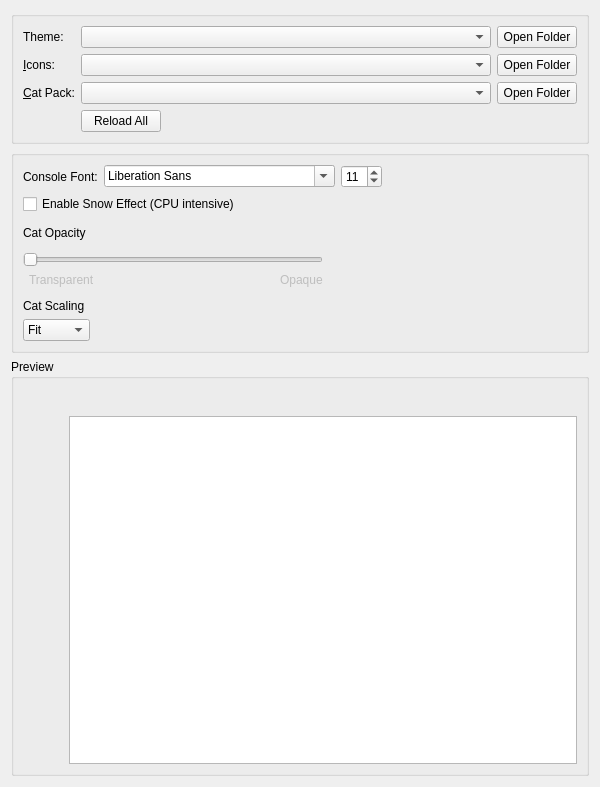
<?xml version="1.0" encoding="UTF-8"?>
<ui version="4.0">
 <class>AppearanceWidget</class>
 <widget class="QWidget" name="AppearanceWidget">
  <property name="geometry">
   <rect>
    <x>0</x>
    <y>0</y>
    <width>600</width>
    <height>787</height>
   </rect>
  </property>
  <property name="minimumSize">
   <size>
    <width>300</width>
    <height>0</height>
   </size>
  </property>
  <layout class="QVBoxLayout" name="verticalLayout" stretch="0,0,0">
   <item>
    <widget class="QGroupBox" name="themingBox">
     <property name="title">
      <string/>
     </property>
     <property name="flat">
      <bool>false</bool>
     </property>
     <layout class="QVBoxLayout" name="verticalLayout_2">
      <item>
       <layout class="QGridLayout" name="gridLayout">
        <item row="2" column="3">
         <widget class="QPushButton" name="catPackFolder">
          <property name="toolTip">
           <string>View cat packs folder.</string>
          </property>
          <property name="text">
           <string>Open Folder</string>
          </property>
         </widget>
        </item>
        <item row="0" column="3">
         <widget class="QPushButton" name="widgetStyleFolder">
          <property name="toolTip">
           <string>View widget themes folder.</string>
          </property>
          <property name="text">
           <string>Open Folder</string>
          </property>
         </widget>
        </item>
        <item row="1" column="3">
         <widget class="QPushButton" name="iconsFolder">
          <property name="toolTip">
           <string>View icon themes folder.</string>
          </property>
          <property name="text">
           <string>Open Folder</string>
          </property>
         </widget>
        </item>
        <item row="2" column="0">
         <widget class="QLabel" name="catPackLabel">
          <property name="text">
           <string>&amp;Cat Pack:</string>
          </property>
          <property name="buddy">
           <cstring>catPackComboBox</cstring>
          </property>
         </widget>
        </item>
        <item row="2" column="2">
         <widget class="QComboBox" name="catPackComboBox"/>
        </item>
        <item row="1" column="2">
         <widget class="QComboBox" name="iconsComboBox">
          <property name="sizePolicy">
           <sizepolicy hsizetype="Expanding" vsizetype="Fixed">
            <horstretch>0</horstretch>
            <verstretch>0</verstretch>
           </sizepolicy>
          </property>
          <property name="focusPolicy">
           <enum>Qt::FocusPolicy::StrongFocus</enum>
          </property>
         </widget>
        </item>
        <item row="0" column="2">
         <widget class="QComboBox" name="widgetStyleComboBox">
          <property name="sizePolicy">
           <sizepolicy hsizetype="Expanding" vsizetype="Fixed">
            <horstretch>0</horstretch>
            <verstretch>0</verstretch>
           </sizepolicy>
          </property>
          <property name="focusPolicy">
           <enum>Qt::FocusPolicy::StrongFocus</enum>
          </property>
         </widget>
        </item>
        <item row="3" column="2">
         <widget class="QPushButton" name="reloadThemesButton">
          <property name="sizePolicy">
           <sizepolicy hsizetype="Maximum" vsizetype="Fixed">
            <horstretch>0</horstretch>
            <verstretch>0</verstretch>
           </sizepolicy>
          </property>
          <property name="text">
           <string>Reload All</string>
          </property>
         </widget>
        </item>
        <item row="0" column="0">
         <widget class="QLabel" name="widgetStyleLabel">
          <property name="text">
           <string>Theme:</string>
          </property>
          <property name="buddy">
           <cstring>widgetStyleComboBox</cstring>
          </property>
         </widget>
        </item>
        <item row="1" column="0">
         <widget class="QLabel" name="iconsLabel">
          <property name="text">
           <string>&amp;Icons:</string>
          </property>
          <property name="buddy">
           <cstring>iconsComboBox</cstring>
          </property>
         </widget>
        </item>
       </layout>
      </item>
     </layout>
    </widget>
   </item>
   <item>
    <widget class="QGroupBox" name="settingsBox">
     <property name="title">
      <string/>
     </property>
     <layout class="QVBoxLayout" name="verticalLayout_5">
      <item>
       <layout class="QHBoxLayout" name="horizontalLayout_5">
        <item>
         <widget class="QLabel" name="label">
          <property name="text">
           <string>Console Font:</string>
          </property>
         </widget>
        </item>
        <item>
         <widget class="QFontComboBox" name="consoleFont"/>
        </item>
        <item>
         <widget class="QSpinBox" name="fontSizeBox">
          <property name="sizePolicy">
           <sizepolicy hsizetype="Maximum" vsizetype="Fixed">
            <horstretch>0</horstretch>
            <verstretch>0</verstretch>
           </sizepolicy>
          </property>
          <property name="minimum">
           <number>5</number>
          </property>
          <property name="maximum">
           <number>16</number>
          </property>
          <property name="value">
           <number>11</number>
          </property>
         </widget>
        </item>
        <item>
         <spacer name="horizontalSpacer_2">
          <property name="orientation">
           <enum>Qt::Orientation::Horizontal</enum>
          </property>
          <property name="sizeHint" stdset="0">
           <size>
            <width>0</width>
            <height>0</height>
           </size>
          </property>
         </spacer>
        </item>
       </layout>
      </item>
      <item>
       <widget class="QCheckBox" name="snowCheckBox">
        <property name="text">
         <string>Enable Snow Effect (CPU intensive)</string>
        </property>
       </widget>
      </item>
      <item>
       <spacer name="verticalSpacer_2">
        <property name="orientation">
         <enum>Qt::Orientation::Vertical</enum>
        </property>
        <property name="sizeType">
         <enum>QSizePolicy::Policy::Fixed</enum>
        </property>
        <property name="sizeHint" stdset="0">
         <size>
          <width>0</width>
          <height>6</height>
         </size>
        </property>
       </spacer>
      </item>
      <item>
       <widget class="QLabel" name="catOpacityLabel">
        <property name="text">
         <string>Cat Opacity</string>
        </property>
       </widget>
      </item>
      <item>
       <widget class="QWidget" name="widget_2" native="true">
        <property name="maximumSize">
         <size>
          <width>300</width>
          <height>16777215</height>
         </size>
        </property>
        <layout class="QHBoxLayout" name="horizontalLayout_2">
         <property name="leftMargin">
          <number>0</number>
         </property>
         <property name="topMargin">
          <number>0</number>
         </property>
         <property name="rightMargin">
          <number>0</number>
         </property>
         <property name="bottomMargin">
          <number>0</number>
         </property>
        </layout>
       </widget>
      </item>
      <item>
       <widget class="QWidget" name="widget" native="true">
        <property name="maximumSize">
         <size>
          <width>300</width>
          <height>16777215</height>
         </size>
        </property>
        <layout class="QGridLayout" name="gridLayout_4">
         <property name="leftMargin">
          <number>0</number>
         </property>
         <property name="topMargin">
          <number>0</number>
         </property>
         <property name="rightMargin">
          <number>0</number>
         </property>
         <property name="bottomMargin">
          <number>0</number>
         </property>
         <item row="3" column="3">
          <widget class="QLabel" name="label_5">
           <property name="enabled">
            <bool>false</bool>
           </property>
           <property name="text">
            <string>Opaque</string>
           </property>
          </widget>
         </item>
         <item row="3" column="2">
          <spacer name="horizontalSpacer_4">
           <property name="orientation">
            <enum>Qt::Orientation::Horizontal</enum>
           </property>
           <property name="sizeHint" stdset="0">
            <size>
             <width>0</width>
             <height>0</height>
            </size>
           </property>
          </spacer>
         </item>
         <item row="3" column="1">
          <widget class="QLabel" name="label_4">
           <property name="enabled">
            <bool>false</bool>
           </property>
           <property name="text">
            <string>Transparent</string>
           </property>
          </widget>
         </item>
         <item row="2" column="0" colspan="4">
          <widget class="QSlider" name="catOpacitySlider">
           <property name="minimumSize">
            <size>
             <width>0</width>
             <height>0</height>
            </size>
           </property>
           <property name="maximum">
            <number>100</number>
           </property>
           <property name="orientation">
            <enum>Qt::Orientation::Horizontal</enum>
           </property>
          </widget>
         </item>
        </layout>
       </widget>
      </item>
      <item>
       <spacer name="verticalSpacer">
        <property name="orientation">
         <enum>Qt::Orientation::Vertical</enum>
        </property>
        <property name="sizeType">
         <enum>QSizePolicy::Policy::Fixed</enum>
        </property>
        <property name="sizeHint" stdset="0">
         <size>
          <width>0</width>
          <height>6</height>
         </size>
        </property>
       </spacer>
      </item>
      <item>
       <widget class="QLabel" name="catFitLabel">
        <property name="sizePolicy">
         <sizepolicy hsizetype="Maximum" vsizetype="Fixed">
          <horstretch>0</horstretch>
          <verstretch>0</verstretch>
         </sizepolicy>
        </property>
        <property name="text">
         <string>Cat Scaling</string>
        </property>
       </widget>
      </item>
      <item>
       <widget class="QComboBox" name="catFitComboBox">
        <property name="sizePolicy">
         <sizepolicy hsizetype="Maximum" vsizetype="Fixed">
          <horstretch>0</horstretch>
          <verstretch>0</verstretch>
         </sizepolicy>
        </property>
        <property name="sizeHint" stdset="0">
         <size>
          <width>96</width>
          <height>32</height>
         </size>
        </property>
        <property name="currentIndex">
         <number>0</number>
        </property>
        <item>
         <property name="text">
          <string>Fit</string>
         </property>
        </item>
        <item>
         <property name="text">
          <string>Fill</string>
         </property>
        </item>
        <item>
         <property name="text">
             <string>Cover</string>
         </property>
        </item>
           <item>
               <property name="text">
          <string>Stretch</string>
         </property>
        </item>
       </widget>
      </item>
     </layout>
    </widget>
   </item>
   <item>
    <widget class="QGroupBox" name="previewBox">
     <property name="title">
      <string>Preview</string>
     </property>
     <layout class="QVBoxLayout" name="verticalLayout_3">
      <item>
       <layout class="QHBoxLayout" name="horizontalLayout_3">
        <item>
         <widget class="QPushButton" name="catPreview">
          <property name="sizePolicy">
           <sizepolicy hsizetype="Fixed" vsizetype="Minimum">
            <horstretch>0</horstretch>
            <verstretch>0</verstretch>
           </sizepolicy>
          </property>
          <property name="focusPolicy">
           <enum>Qt::FocusPolicy::NoFocus</enum>
          </property>
          <property name="text">
           <string/>
          </property>
          <property name="iconSize">
           <size>
            <width>128</width>
            <height>256</height>
           </size>
          </property>
          <property name="flat">
           <bool>true</bool>
          </property>
         </widget>
        </item>
        <item>
         <layout class="QVBoxLayout" name="verticalLayout_4">
          <item>
           <layout class="QHBoxLayout" name="horizontalLayout">
            <item>
             <widget class="QPushButton" name="icon1">
              <property name="focusPolicy">
               <enum>Qt::FocusPolicy::NoFocus</enum>
              </property>
              <property name="text">
               <string/>
              </property>
              <property name="icon">
               <iconset theme="new"/>
              </property>
              <property name="flat">
               <bool>true</bool>
              </property>
             </widget>
            </item>
            <item>
             <widget class="QPushButton" name="icon2">
              <property name="focusPolicy">
               <enum>Qt::FocusPolicy::NoFocus</enum>
              </property>
              <property name="text">
               <string/>
              </property>
              <property name="icon">
               <iconset theme="centralmods"/>
              </property>
              <property name="flat">
               <bool>true</bool>
              </property>
             </widget>
            </item>
            <item>
             <widget class="QPushButton" name="icon3">
              <property name="focusPolicy">
               <enum>Qt::FocusPolicy::NoFocus</enum>
              </property>
              <property name="text">
               <string/>
              </property>
              <property name="icon">
               <iconset theme="viewfolder"/>
              </property>
              <property name="flat">
               <bool>true</bool>
              </property>
             </widget>
            </item>
            <item>
             <widget class="QPushButton" name="icon4">
              <property name="focusPolicy">
               <enum>Qt::FocusPolicy::NoFocus</enum>
              </property>
              <property name="text">
               <string/>
              </property>
              <property name="icon">
               <iconset theme="launch"/>
              </property>
              <property name="flat">
               <bool>true</bool>
              </property>
             </widget>
            </item>
            <item>
             <widget class="QPushButton" name="icon5">
              <property name="focusPolicy">
               <enum>Qt::FocusPolicy::NoFocus</enum>
              </property>
              <property name="text">
               <string/>
              </property>
              <property name="icon">
               <iconset theme="copy"/>
              </property>
              <property name="flat">
               <bool>true</bool>
              </property>
             </widget>
            </item>
            <item>
             <widget class="QPushButton" name="icon6">
              <property name="focusPolicy">
               <enum>Qt::FocusPolicy::NoFocus</enum>
              </property>
              <property name="text">
               <string/>
              </property>
              <property name="icon">
               <iconset theme="export"/>
              </property>
              <property name="flat">
               <bool>true</bool>
              </property>
             </widget>
            </item>
            <item>
             <widget class="QPushButton" name="icon7">
              <property name="focusPolicy">
               <enum>Qt::FocusPolicy::NoFocus</enum>
              </property>
              <property name="text">
               <string/>
              </property>
              <property name="icon">
               <iconset theme="delete"/>
              </property>
              <property name="flat">
               <bool>true</bool>
              </property>
             </widget>
            </item>
            <item>
             <widget class="QPushButton" name="icon8">
              <property name="focusPolicy">
               <enum>Qt::FocusPolicy::NoFocus</enum>
              </property>
              <property name="text">
               <string/>
              </property>
              <property name="icon">
               <iconset theme="about"/>
              </property>
              <property name="flat">
               <bool>true</bool>
              </property>
             </widget>
            </item>
            <item>
             <widget class="QPushButton" name="icon9">
              <property name="focusPolicy">
               <enum>Qt::FocusPolicy::NoFocus</enum>
              </property>
              <property name="text">
               <string/>
              </property>
              <property name="icon">
               <iconset theme="settings"/>
              </property>
              <property name="flat">
               <bool>true</bool>
              </property>
             </widget>
            </item>
            <item>
             <widget class="QPushButton" name="icon10">
              <property name="focusPolicy">
               <enum>Qt::FocusPolicy::NoFocus</enum>
              </property>
              <property name="text">
               <string/>
              </property>
              <property name="icon">
               <iconset theme="cat"/>
              </property>
              <property name="flat">
               <bool>true</bool>
              </property>
             </widget>
            </item>
            <item>
             <spacer name="horizontalSpacer">
              <property name="orientation">
               <enum>Qt::Orientation::Horizontal</enum>
              </property>
              <property name="sizeHint" stdset="0">
               <size>
                <width>0</width>
                <height>0</height>
               </size>
              </property>
             </spacer>
            </item>
           </layout>
          </item>
          <item>
           <widget class="QTextEdit" name="consolePreview">
            <property name="sizePolicy">
             <sizepolicy hsizetype="Expanding" vsizetype="MinimumExpanding">
              <horstretch>0</horstretch>
              <verstretch>0</verstretch>
             </sizepolicy>
            </property>
            <property name="horizontalScrollBarPolicy">
             <enum>Qt::ScrollBarPolicy::ScrollBarAsNeeded</enum>
            </property>
            <property name="undoRedoEnabled">
             <bool>false</bool>
            </property>
            <property name="textInteractionFlags">
             <set>Qt::TextInteractionFlag::TextSelectableByKeyboard|Qt::TextInteractionFlag::TextSelectableByMouse</set>
            </property>
           </widget>
          </item>
         </layout>
        </item>
       </layout>
      </item>
     </layout>
    </widget>
   </item>
  </layout>
 </widget>
 <tabstops>
  <tabstop>widgetStyleComboBox</tabstop>
  <tabstop>widgetStyleFolder</tabstop>
  <tabstop>iconsComboBox</tabstop>
  <tabstop>iconsFolder</tabstop>
  <tabstop>catPackComboBox</tabstop>
  <tabstop>catPackFolder</tabstop>
  <tabstop>reloadThemesButton</tabstop>
  <tabstop>consoleFont</tabstop>
  <tabstop>fontSizeBox</tabstop>
  <tabstop>catFitComboBox</tabstop>
  <tabstop>catOpacitySlider</tabstop>
  <tabstop>consolePreview</tabstop>
 </tabstops>
 <resources/>
 <connections/>
</ui>
